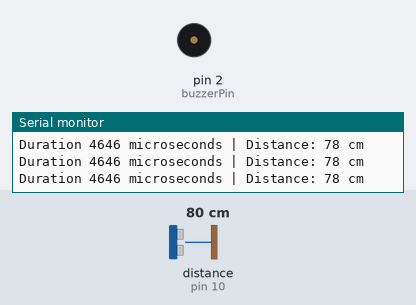
The sketch below on a simulated Arduino Uno, built with avr-gcc and run on an emulated ATmega328P. Parts: buzzer (waves = sounding, pin HIGH), the last lines printed to the serial monitor. Wiring (inferred from the names in the program): ultrasonic range finder: trigger pin 9; echo pin 10. The inputs (shaded band) are chosen by the test bench; at power-on: distance to the obstacle (sensor on pin 10) 80 cm. The echo pulse lasts 58.3 µs per cm; pins used as bus, display or sensor lines are not drawn.

Above: at 1.3 s.
1.4 s: distance to the obstacle (sensor on pin 10) set to 34 cm
2.9 s: distance to the obstacle (sensor on pin 10) set to 27 cm
At 3.6 s:
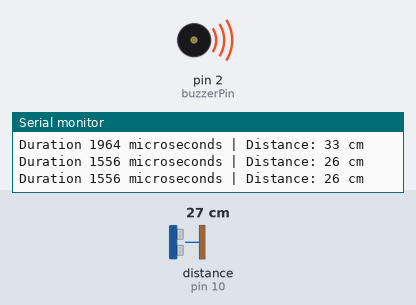
4.5 s: distance to the obstacle (sensor on pin 10) set to 120 cm
At 5.2 s:
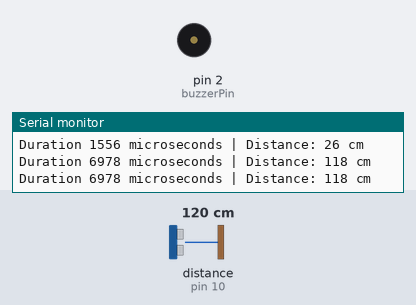
Timing chart, 0 to 7.5 s (numbered marks = the images above; inputs shaded):
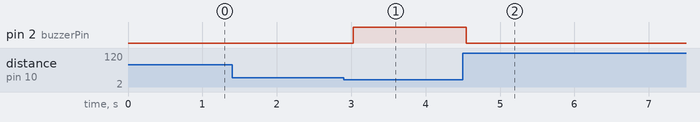

Measured:
- the behaviour switches between 31 and 30 cm on distance to the obstacle (sensor on pin 10) (found by bisection; images 0 and 1)
- after the input at 2.9 s, pin 2 (buzzerPin): LOW → HIGH after 0.13 s
- after the input at 4.5 s, pin 2 (buzzerPin): HIGH → LOW at once

The sketch:

3_ultrasonic.ino
```cpp
/***
Ultrasonic distance sensor
***/

// Define the Trig and Echo pin connections
const int trigPin = 9;
const int echoPin = 10;
const int buzzerPin = 2;

// Define variables to store duration and distance
long duration; // for potentially large number
int distance;

void setup() {
  // Start the serial communication
  Serial.begin(9600);

  // Define the Trig and Echo pins as Output and Input
  pinMode(trigPin, OUTPUT);
  pinMode(echoPin, INPUT);
  pinMode(buzzerPin, OUTPUT);
}

void loop() {
  // Clear the trigPin
  digitalWrite(trigPin, LOW);
  delayMicroseconds(2);

  // Sets the trigPin HIGH for 10 microseconds
  digitalWrite(trigPin, HIGH);
  delayMicroseconds(10);
  digitalWrite(trigPin, LOW);

  // Reads the echoPin, returns the sound wave travel time in microseconds
  duration = pulseIn(echoPin, HIGH);

  Serial.print("Duration ");
  Serial.print(duration);
  Serial.print(" microseconds | ");

  // Calculating the distance
  distance = duration * 0.034 / 2; // Speed of sound wave divided by 2 (go and back)

  if (distance < 30) {
    digitalWrite(buzzerPin, HIGH);
  } else {
    digitalWrite(buzzerPin, LOW);
  }

  // Displays the distance on the Serial Monitor
  Serial.print("Distance: ");
  Serial.print(distance);
  Serial.println(" cm");
  // Delay 500 milliseconds before next measurement
  delay(500);
}
```
